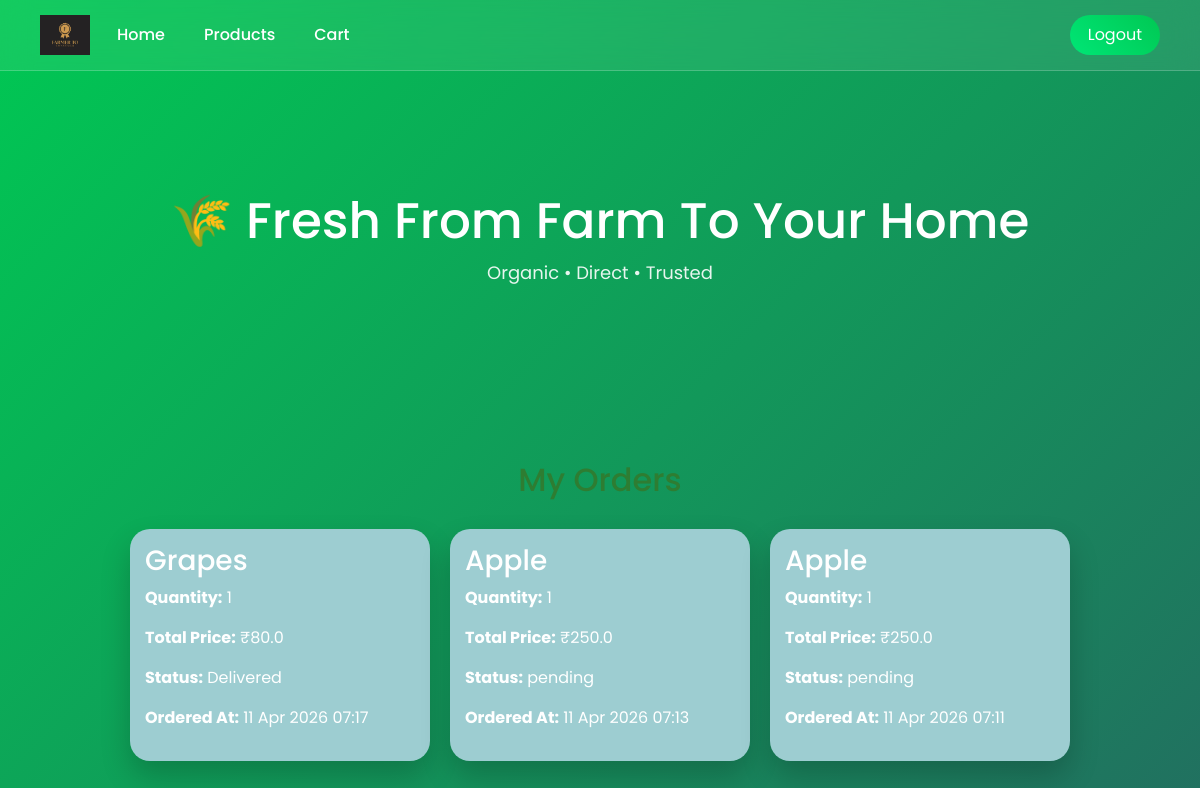
The page /orders/ (signed in) on the database its author committed.
### cropdrop/models.py (models this page shows, shortened)
class Order(models.Model):
    STATUS_CHOICES = [
        ('Pending', 'Pending'),
        ('Out for Delivery', 'Out for Delivery'),
        ('Delivered', 'Delivered'),
    ]
    customer = models.ForeignKey(Customer, on_delete=models.CASCADE)
    product = models.ForeignKey(Product, on_delete=models.CASCADE)
    quantity = models.IntegerField()
    unit = models.CharField(max_length=20, default="kg")
    total_price = models.FloatField()
    status = models.CharField(
        max_length=20,
        choices=STATUS_CHOICES,
        default='Pending'
    )
    name = models.CharField(max_length=100, default="N/A")
    phone = models.CharField(max_length=15, default="N/A")
    address = models.TextField(default="N/A")
    city = models.CharField(max_length=50, default="N/A")
    pincode = models.CharField(max_length=10, default="N/A")
    created_at = models.DateTimeField(default=timezone.now)

class Product(models.Model):
    farmer = models.ForeignKey(Farmer, on_delete=models.CASCADE)
    category = models.ForeignKey(Category, on_delete=models.CASCADE)
    name = models.CharField(max_length=100)
    price = models.FloatField()
    quantity = models.IntegerField()
    unit = models.CharField(max_length=10)
    image = CloudinaryField('image')

### cropdrop/views.py (the view)
# urls.py: path('orders/', views.orders, name='orders'),
@login_required
def orders(request):
    if hasattr(request.user, 'customer'):
        customer = request.user.customer
        orders = Order.objects.filter(customer=customer).order_by('-created_at')
    elif hasattr(request.user, 'farmer'):
        farmer = request.user.farmer
        products = Product.objects.filter(farmer=farmer)
        orders = Order.objects.filter(product__in=products).order_by('-created_at')
    return render(request, 'orders.html', {'orders': orders})

### cropdrop/context_processors.py (called while the page is built)
def user_role(request):
    is_farmer = False
    if request.user.is_authenticated:
        try:
            is_farmer = request.user.farmer is not None
        except:
            is_farmer = False
    return {'is_farmer': is_farmer}

### cropdrop/templates/orders.html (shortened to what this page needs)
{% extends 'base.html' %}
{% block content %}
<h2 style="text-align:center; color:#2e7d32;">
</h2>
<div style="
    display:flex;
    flex-wrap:wrap;
    justify-content:center;
    gap:20px;
    margin-top:30px;
">
    {% for order in orders %}
        <div style="
            width:300px;
            background:#9dcdd1;
            border-radius:20px;
            padding:15px;
            box-shadow:0 15px 30px rgba(0,0,0,0.2);
            transition: transform 0.3s;
        ">
            <h3>
                {{ order.product.name }}
            </h3>
            <p>
                <strong>Quantity:</strong> {{ order.quantity }}
            </p>
            <p>
                <strong>Total Price:</strong> ₹{{ order.total_price }}
            </p>
            <p>
                <strong>Status:</strong> {{ order.status }}
            </p>
            <p>
                <strong>Ordered At:</strong>
                {{ order.created_at|date:"d M Y H:i" }}
            </p>
        </div>
    {% endfor %}
</div>
{% endblock %}

### cropdrop/templates/base.html (shortened to what this page needs)
<!DOCTYPE html>
{% load static %}
<html>
<head>
    <link href="https://cdn.jsdelivr.net/npm/bootstrap@5.3.2/dist/css/bootstrap.min.css" rel="stylesheet">
</head>
<body>
<nav>
    <div style="display:flex; align-items:center; gap:15px;">
        <img src="{% static 'images/Fulllogo.jpg' %}" height="40">
        <a href="{% url 'home' %}">Home</a>
        {% if user.is_authenticated %}
            {% if user.farmer %}
                <a href="{% url 'farmer_dashboard' %}">Dashboard</a>
                <a href="{% url 'add_product' %}">Add Product</a>
                <a href="{% url 'orders' %}">Orders</a>
            {% else %}
                <a href="{% url 'product_list' %}">Products</a>
                <a href="{% url 'cart' %}">Cart</a>
            {% endif %}
        {% endif %}
    </div>
    <div>
        {% if user.is_authenticated %}
            <form action="{% url 'logout' %}" method="post">
                <button class="logout-btn">Logout</button>
            </form>
        {% else %}
            <a href="{% url 'login' %}">Login</a>
            <a href="{% url 'register' %}">Register</a>
        {% endif %}
    </div>
</nav>
<div class="hero-banner">
    <h1>🌾 Fresh From Farm To Your Home</h1>
    <p>Organic • Direct • Trusted</p>
</div>
<div class="container">
    {% block content %}
    {% endblock %}
</div>
</body>
</html>

### cropdrop/templates/base.html (style rules this page uses)
body { margin: 0; font-family: 'Poppins', sans-serif; color: white; background: linear-gradient(-45deg, #0f2027, #203a43, #2c5364, #00c853); background-size: 400% 400%; animation: gradientBG 10s ease infinite; }
nav { position: sticky; top: 0; z-index: 1000; padding: 15px 40px; display: flex; justify-content: space-between; align-items: center; background: rgba(255,255,255,0.08); backdrop-filter: blur(15px); border-bottom: 1px solid rgba(255,255,255,0.2); }
nav a { color: white; text-decoration: none; margin: 0 12px; font-weight: 500; position: relative; }
nav a::after { content: ''; position: absolute; width: 0%; height: 2px; bottom: -3px; left: 0; background: #00e676; transition: 0.4s; }
.logout-btn { background: linear-gradient(45deg, #00e676, #00c853); border: none; padding: 8px 18px; border-radius: 25px; color: white; transition: 0.3s; }
.hero-banner { height: 350px; display: flex; flex-direction: column; justify-content: center; align-items: center; text-align: center; }
.hero-banner h1 { font-size: 50px; animation: slideDown 1s ease; }
.hero-banner p { font-size: 18px; opacity: 0.9; animation: fadeIn 2s ease; }
.container { padding: 40px; }

### rows shown on the page
Order: product.name "Grapes", quantity "1", total_price "80.0", status "Delivered", created_at "11 Apr 2026 07:17"
Order: product.name "Apple", quantity "1", total_price "250.0", status "pending", created_at "11 Apr 2026 07:13"
Order: product.name "Apple", quantity "1", total_price "250.0", status "pending", created_at "11 Apr 2026 07:11"
